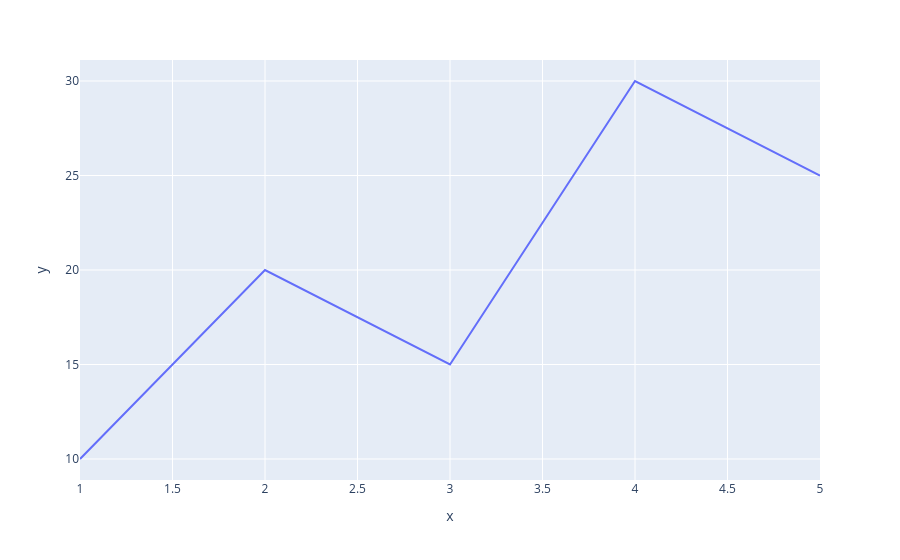

This figure's notebook cell:
### Code cell
import plotly.express as px

x = [1, 2, 3, 4, 5]
y = [10, 20, 15, 30, 25]

fig = px.line(x=x, y=y)

fig.show()

### Figure 1 — Plotly figure (JSON) as saved in the notebook; plotly's stock layout.template omitted (floating-point values rounded to 4 significant figures)
{"data": [{"hovertemplate": "x=%{x}<br>y=%{y}<extra></extra>", "legendgroup": "", "line": {"color": "#636efa", "dash": "solid"}, "marker": {"symbol": "circle"}, "mode": "lines", "name": "", "orientation": "v", "showlegend": false, "type": "scatter", "x": [1, 2, 3, 4, 5], "xaxis": "x", "y": [10, 20, 15, 30, 25], "yaxis": "y"}], "layout": {"legend": {"tracegroupgap": 0}, "margin": {"t": 60}, "xaxis": {"anchor": "y", "domain": [0, 1], "title": {"text": "x"}}, "yaxis": {"anchor": "x", "domain": [0, 1], "title": {"text": "y"}}}}
